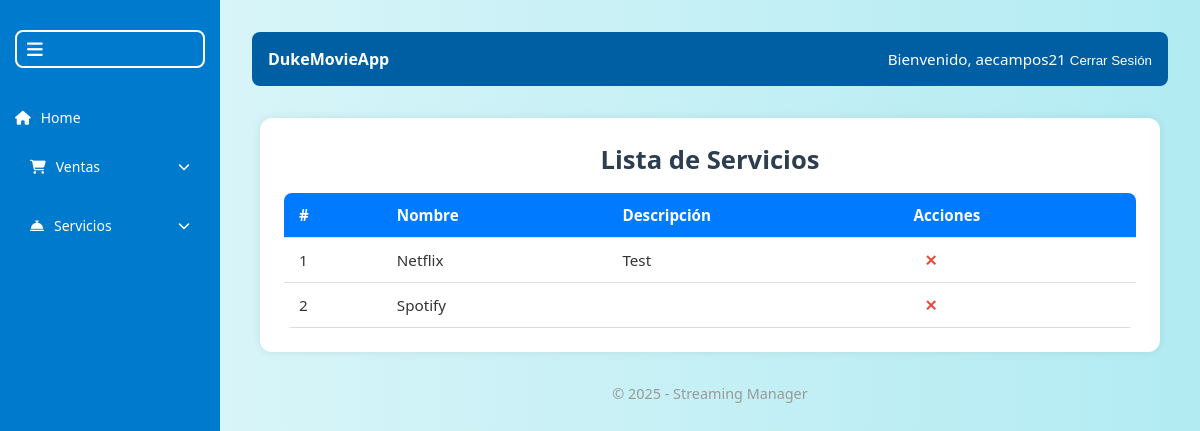
Page /crud/servicios/ (signed in) on the committed database.
### crud/models.py (models this page shows, shortened)
class Servicio(models.Model):
    nombre = models.CharField(max_length=100)
    descripcion = models.TextField(blank=True)

### crud/views.py (the view)
# urls.py: path('servicios/', views.listar_servicios, name='listar_servicios'),
@login_required
def listar_servicios(request):
    servicios = Servicio.objects.all()
    return render(request, 'crud/lista_servicios.html', {'servicios': servicios})

### crud/templates/crud/lista_servicios.html
{% extends 'base.html' %}
{% load static %}
{% block content %}
<div class="table-container">
    <h2 class="title">Lista de Servicios</h2>
    <table class="styled-table">
        <thead>
            <tr>
                <th>#</th>
                <th>Nombre</th>
                <th>Descripción</th>
                <th>Acciones</th>
            </tr>
        </thead>
        <tbody>
            {% for servicio in servicios %}
            <tr>
                <td>{{ forloop.counter }}</td>
                <td>{{ servicio.nombre }}</td>
                <td>{{ servicio.descripcion }}</td>
                <td>
                    <a href="{% url 'crud:eliminar_servicio' servicio.id %}"
                       onclick="return confirm('¿Estás seguro de eliminar este servicio?')"
                       class="delete-btn">✕</a>
                </td>
            </tr>
            {% endfor %}
        </tbody>
    </table>
</div>
<p class="center-text">© 2025 - Streaming Manager</p>
{% endblock %}

### crud/templates/base.html (shortened to what this page needs)
{% load static %}
<!DOCTYPE html>
<html lang="es">
<head>
    <link rel="stylesheet" href="{% static 'css/styles.css' %}">
    <link rel="stylesheet" href="https://cdnjs.cloudflare.com/ajax/libs/font-awesome/6.5.0/css/all.min.css">
</head>
<body>
{% if user.is_authenticated %}
<div class="sidebar {% if sidebar_collapsed %}collapsed{% endif %}">
    <div class="toggle-btn" onclick="toggleSidebar()">
        <i class="fas fa-bars"></i>
    </div>
    <ul class="menu">
        <li>
            <a href="{% url 'dashboard' %}" class="{% if request.resolver_match.url_name == 'dashboard' %}active{% endif %}">
                <i class="fas fa-home"></i>
                <span class="menu-text">Home</span>
            </a>
        </li>
        <li class="has-submenu">
            <a href="#" onclick="toggleSubMenu('ventas-submenu')">
                <i class="fas fa-shopping-cart"></i>
                <span class="menu-text">Ventas</span>
                <i class="fas fa-chevron-down submenu-arrow"></i>
            </a>
        </li>
        <li class="has-submenu">
            <a href="#" onclick="toggleSubMenu('servicios-submenu')">
                <i class="fas fa-concierge-bell"></i>
                <span class="menu-text">Servicios</span>
                <i class="fas fa-chevron-down submenu-arrow"></i>
            </a>
        </li>
    </ul>
</div>
{% endif %}
<div class="{% if user.is_authenticated %}main-content{% else %}unauth-content{% endif %} {% if sidebar_collapsed %}collapsed{% endif %}">
    {% if user.is_authenticated %}
        <div class="top-bar">
            <div><strong>DukeMovieApp</strong></div>
            <div class="user-info">
                Bienvenido, {{ user.username }}
                <form id="logout-form" action="{% url 'logout' %}" method="post" style="display: inline;">
                    <button type="submit" style="background: none; border: none; color: white; cursor: pointer;">
                        Cerrar Sesión
                    </button>
                </form>
            </div>
        </div>
    {% endif %}
    {% block content %}{% endblock %}
</div>
</body>
</html>

### crud/static/css/styles.css (style rules this page uses)
* { margin: 0; padding: 0; box-sizing: border-box; }
body { font-family: 'Segoe UI', Tahoma, Geneva, Verdana, sans-serif; background: linear-gradient(to right, #e0f7fa, #b2ebf2); color: #333; min-height: 100vh; display: flex; }
.sidebar { width: 220px; background-color: #007acc; color: white; min-height: 100vh; transition: width 0.3s ease; overflow-x: hidden; position: fixed; top: 0; left: 0; padding-top: 20px; }
.sidebar ul { list-style: none; padding: 0; margin-top: 30px; }
.sidebar ul li { padding: 10px 15px; display: flex; align-items: center; }
.sidebar ul li a { color: white; text-decoration: none; display: flex; align-items: center; gap: 10px; font-size: 14px; transition: background 0.2s; width: 100%; }
.toggle-btn { background: none; border: 2px solid white; color: white; font-size: 18px; margin: 10px 15px; padding: 5px 10px; border-radius: 8px; cursor: pointer; }
.main-content { margin-left: 220px; padding: 2rem; width: 100%; transition: margin-left 0.3s ease; }
.top-bar { background-color: #005fa3; color: white; padding: 1rem; display: flex; justify-content: space-between; align-items: center; border-radius: 8px; margin-bottom: 2rem; }
.user-info { font-size: 0.95rem; }
p { font-size: 1.1rem; color: #444; }
.has-submenu { display: flex; flex-direction: column; }
.has-submenu > a { display: flex; align-items: center; justify-content: space-between; padding: 10px 15px; color: white; text-decoration: none; border-radius: 6px; transition: background-color 0.2s; cursor: pointer; width: 100%; }
.submenu-arrow { font-size: 12px; margin-left: auto; }
.table-container { margin: 2rem auto; padding: 1.5rem; max-width: 900px; background-color: #ffffff; border-radius: 12px; box-shadow: 0 0 10px rgba(0, 0, 0, 0.08); }
.title { font-size: 1.6rem; font-weight: 600; margin-bottom: 1rem; color: #2c3e50; text-align: center; }
.styled-table { width: 100%; border-collapse: collapse; font-size: 0.95rem; border-radius: 8px; overflow: hidden; }
.styled-table thead { background-color: #007BFF; color: #ffffff; text-align: left; }
.styled-table th, .styled-table td { padding: 12px 15px; border-bottom: 1px solid #ddd; }
.delete-btn { color: #e74c3c; font-weight: bold; text-decoration: none; padding: 5px 10px; border: 1px solid transparent; border-radius: 6px; transition: all 0.3s ease; }
.center-text { text-align: center; font-size: 0.9rem; color: #999; margin-top: 2rem; }
.sidebar .menu-text { display: inline; }

### rows in the picture
Servicio: nombre "Netflix", descripcion "Test"
Servicio: nombre "Spotify"

### other values in the picture
{{ user.username }} "aecampos21"
